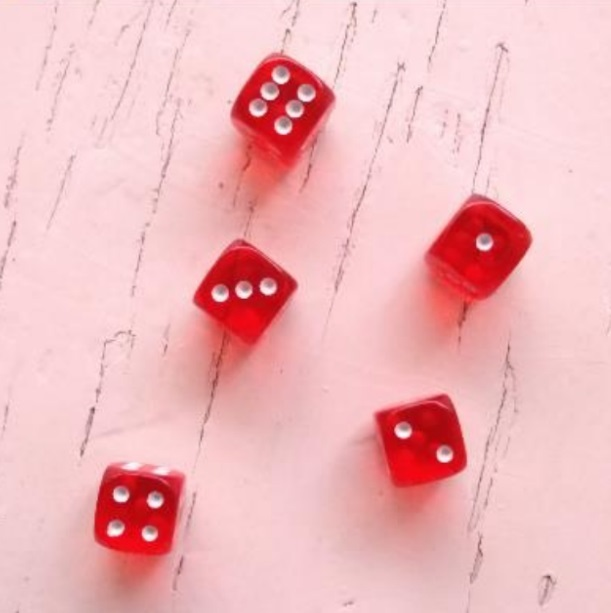
#> input picture dados.jpg, 611 x 613 px
$ python object-detection.py   (older library calls are emulated)
#> lines starting #> are read from the running program, lines starting #| are printed output that depends on the picture; after the words box and inside, x2 and y2 are one past the last pixel; in counts of white or black regions, pixels touching at a corner belong together
import numpy as np
import cv2
import mahotas

# Função para facilitar a escrita nas imagens
def escreve(img, texto, cor=(255, 0, 0)):
    fonte = cv2.FONT_HERSHEY_SIMPLEX
    cv2.putText(img, texto, (10, 20), fonte, 0.5, cor, 0, cv2.LINE_AA)

imgColorida = cv2.imread('dados.jpg')  # Carregamento da imagem
#> imgColorida is the input picture: shape (613, 611, 3); mean B, G, R 187.3, 183.6, 239.7
imgColorida = imgColorida[::2, ::2]
#> imgColorida: shape (307, 306, 3)

# Se necessário, o redimensionamento da imagem pode vir aqui.

# Passo 1: Conversão para tons de cinza
img = cv2.cvtColor(imgColorida, cv2.COLOR_BGR2GRAY)

# Passo 2: Blur/Suavização da imagem
suave = cv2.GaussianBlur(img, (11, 11), 0)
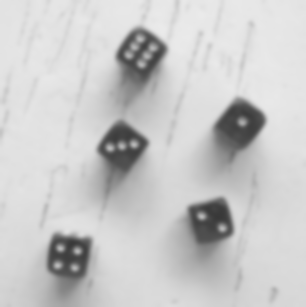
#> suave: shape (307, 306); min 56, max 234, mean 200.9

# Passo 3: Binarização resultando em pixels brancos e pretos
T = mahotas.thresholding.otsu(suave)
#> T = 160
bin = suave.copy()
bin[bin > T] = 255
bin[bin <= T] = 0
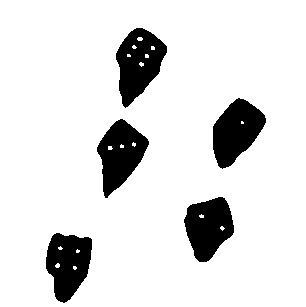
#> bin: shape (307, 306); 87.7% white; 5 black regions, box (x1, y1, x2, y2) and area: (116, 28, 167, 108) 2443, (213, 98, 266, 169) 2344, (97, 119, 149, 198) 2321, (46, 233, 92, 303) 2238, (184, 197, 234, 262) 2219
bin = cv2.bitwise_not(bin)

# Aplicando erosão e dilatação
# kernel = np.ones((3, 3), np.uint8)
# bin = cv2.erode(bin, kernel, iterations=2)
# bin = cv2.dilate(bin, kernel, iterations=2)

# Passo 4: Detecção de bordas com Canny
bordas = cv2.Canny(bin, 70, 150)
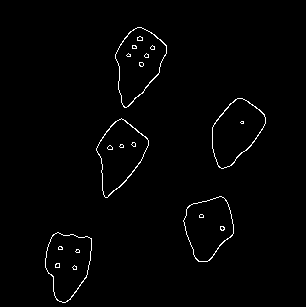
#> bordas: shape (307, 306); 1.3% white in thin lines or dots, all inside (x1, y1, x2, y2) = (45, 27, 266, 303)

# Passo 5: Identificação e contagem dos contornos da imagem
# cv2.RETR_EXTERNAL = conta apenas os contornos externos
objetos, _ = cv2.findContours(bordas.copy(), cv2.RETR_EXTERNAL, cv2.CHAIN_APPROX_SIMPLE)
#> objetos = 5 contours; box (x1, y1, x2, y2) and area: (115, 27, 167, 108) 2568, (96, 118, 149, 198) 2400, (212, 98, 266, 169) 2384, (45, 232, 92, 303) 2312, (183, 196, 234, 262) 2263

# Filtragem de contornos por área
min_area = 10  # Define o mínimo de área para um objeto ser considerado
objetos_filtrados = [cnt for cnt in objetos if cv2.contourArea(cnt) > min_area]
#> objetos_filtrados has the same summary as objetos

# A variável _ (lixo) recebe dados que não são utilizados
escreve(img, "Imagem em tons de cinza", 0)
#> in escreve, `cv2.putText(img, texto, (10, 20), fonte, 0.5, cor, 0, cv2.LINE_AA)`:
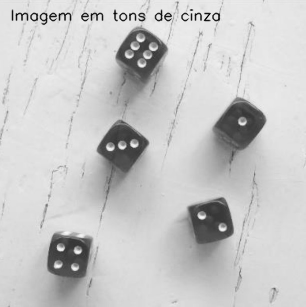
#> img: shape (307, 306); min 3, max 250, mean 199.6
escreve(suave, "Suavizacao com Blur", 0)
escreve(bin, "Binarizacao com Metodo Otsu", 255)
#> call 3 of escreve, with texto = 'Binarizacao com Metodo Otsu', cor = 255
#> in escreve (call 3), `cv2.putText(img, texto, (10, 20), fonte, 0.5, cor, 0, cv2.LINE_AA)`:
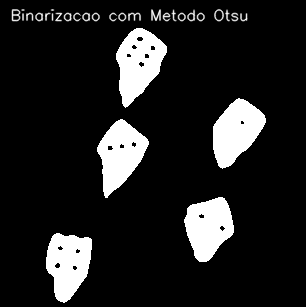
#> img: shape (307, 306); min 0, max 255, mean 33.2
escreve(bordas, "Detector de bordas Canny", 255)

temp = np.vstack([
    np.hstack([img, suave]),
    np.hstack([bin, bordas])
])
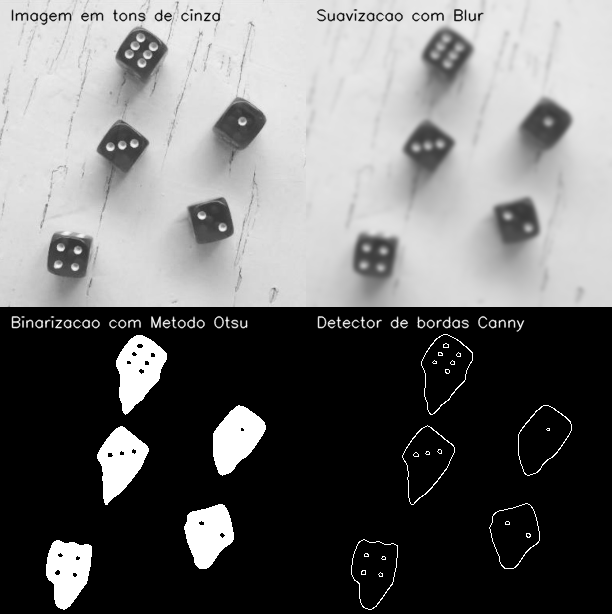
#> temp: shape (614, 612); min 0, max 255, mean 109.4
cv2.imshow("Quantidade de objetos: "+str(len(objetos_filtrados)), temp)
cv2.waitKey(0)

imgC2 = imgColorida.copy()
cv2.imshow("Imagem Original", imgColorida)

cv2.drawContours(imgC2, objetos_filtrados, -1, (0, 0, 255), 2)
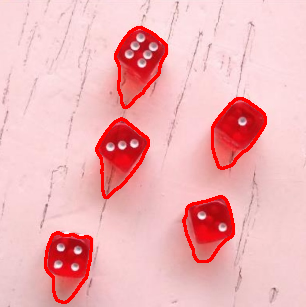
#> imgC2: shape (307, 306, 3); mean B, G, R 182.4, 178.8, 240.7
escreve(imgC2, str(len(objetos_filtrados))+" objetos encontrados!")
cv2.imshow("Resultado", imgC2)
cv2.waitKey(0)
